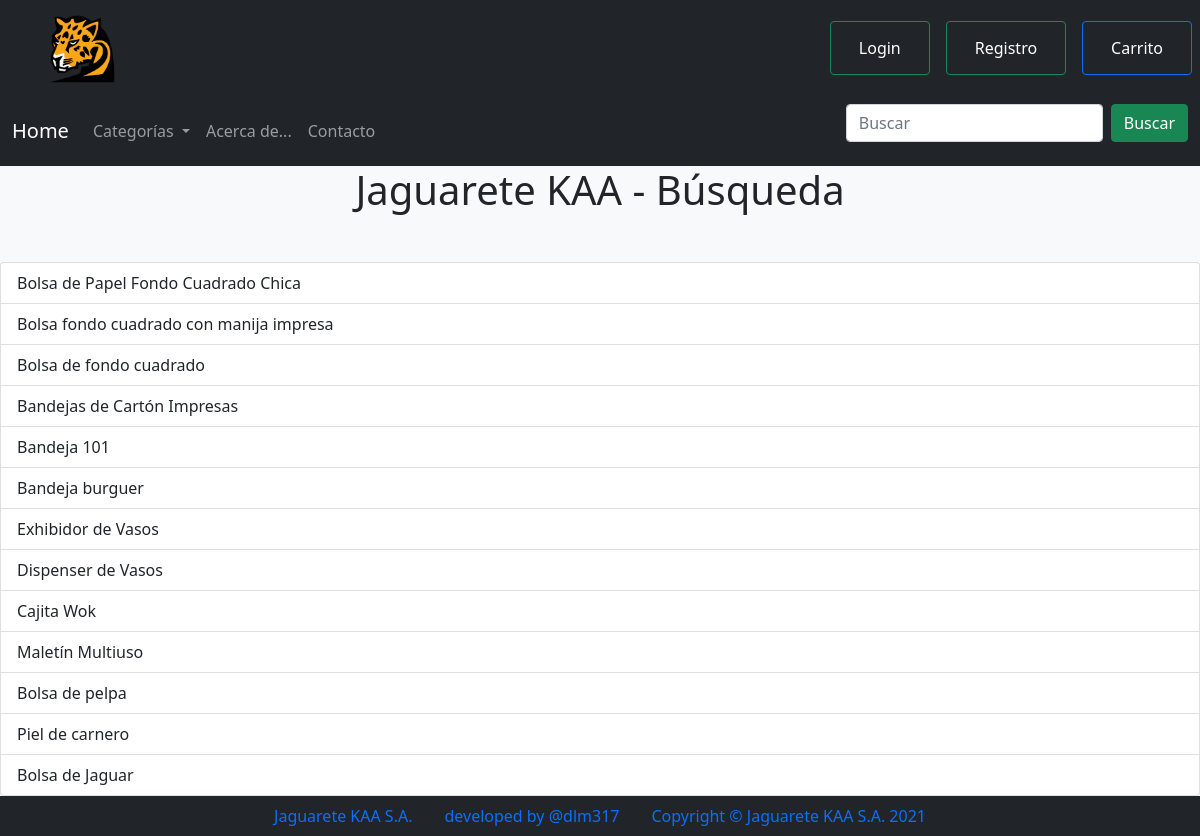
Before: /resultado_busqueda_categoria/ with the older database file.
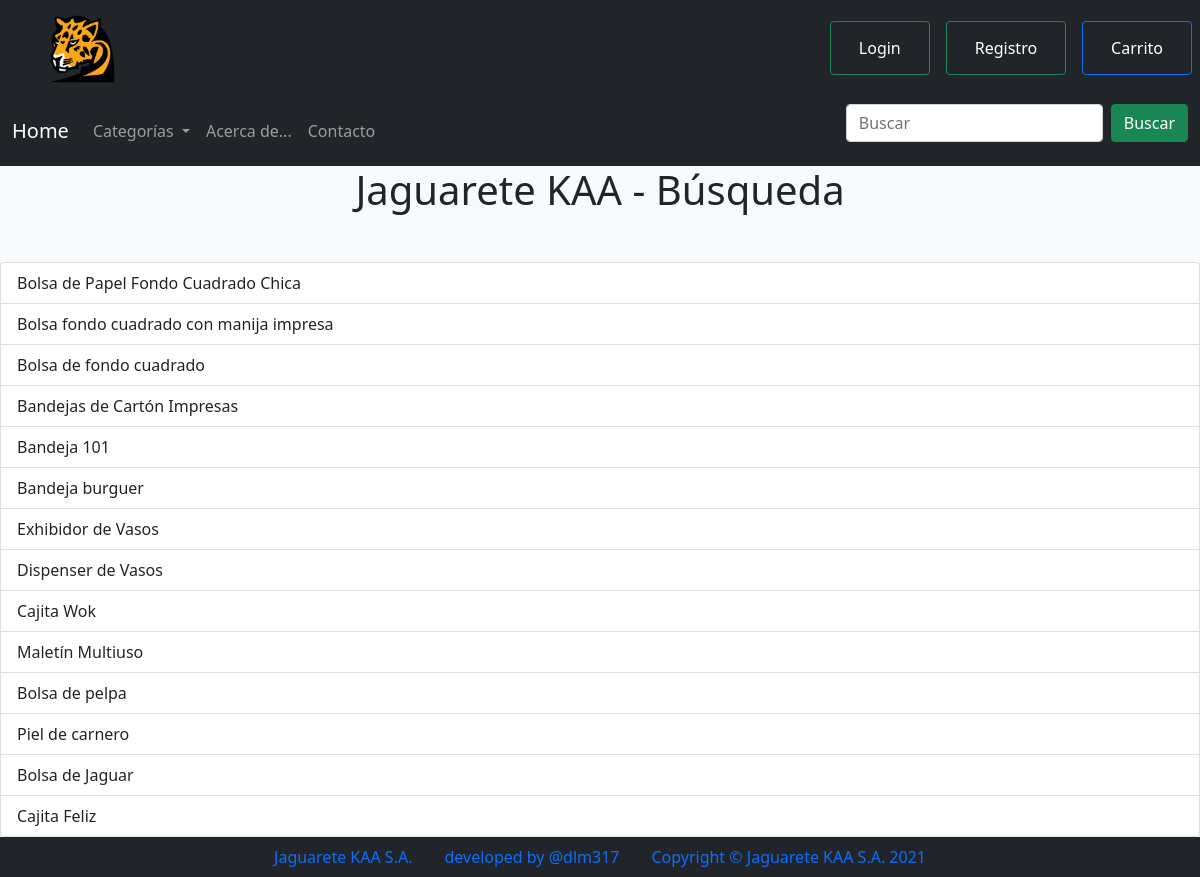
After: the same page with the newer database file.
### jaguarete01/models.py (models this page shows, shortened)
class Producto(models.Model):
    class Meta:
        permissions = (("can_add_productos", "Can add productos"),)
    titulo = models.CharField(max_length=100, unique=True)
    categoria_base = models.ForeignKey(Categoria, on_delete=models.CASCADE)
    detalle = models.CharField(max_length=1000, default='N/A')
    precio = models.FloatField()
    imagen = models.ImageField(upload_to='uploaded_images')
    fecha_creacion = models.DateTimeField(auto_now=True)

### jaguarete01/views.py (the view)
# urls.py: path('resultado_busqueda_categoria/', views.ResultadoBusquedaCategoria.as_view(), name='resultado_busqueda_categoria'),
class ResultadoBusquedaCategoria(ListView):
    model = Producto
    template_name = 'resultado_busqueda_categoria.html'
    def get_queryset(self):
        query = self.request.GET.get('q')
        print(query)
        if query:
            queryset = Producto.objects.filter(Q(categoria_base__descripcion__icontains=query))
            print(queryset)
        else:
            queryset = Producto.objects.all()
        return queryset

### jaguarete01/models.py (called while the page is built)
    def __str__(self):
        return self.descripcion

### jaguarete01/templatetags/categorias.py (called while the page is built)
@register.inclusion_tag('categorias.html')
def mostrar_categorias():
    return {'categorias': Categoria.objects.all()}

### jaguarete01/templates/resultado_busqueda_categoria.html (shortened to what this page needs)
{% extends "template.html" %}
{% load categorias %}
{% load static %}  {% block body %}
<h1 class="text-center mb-5">Jaguarete KAA - Búsqueda</h1>
<div class="list-group mt-3">
  {% for producto in object_list %}
  <a href="{% url 'jaguarete01:producto' pk=producto.id%}" class="list-group-item list-group-item-action">
    {{ producto.titulo}}
  </a>
  {% empty %}
  <p class="text-center">
    Perdona, no encontramos lo que buscabas, puedes probar de nuevo si lo deseas.
</p>
  {% endfor %}
</div>
{% endblock %}

Changed rows visible on the page:
added Producto: titulo "Cajita Feliz"
